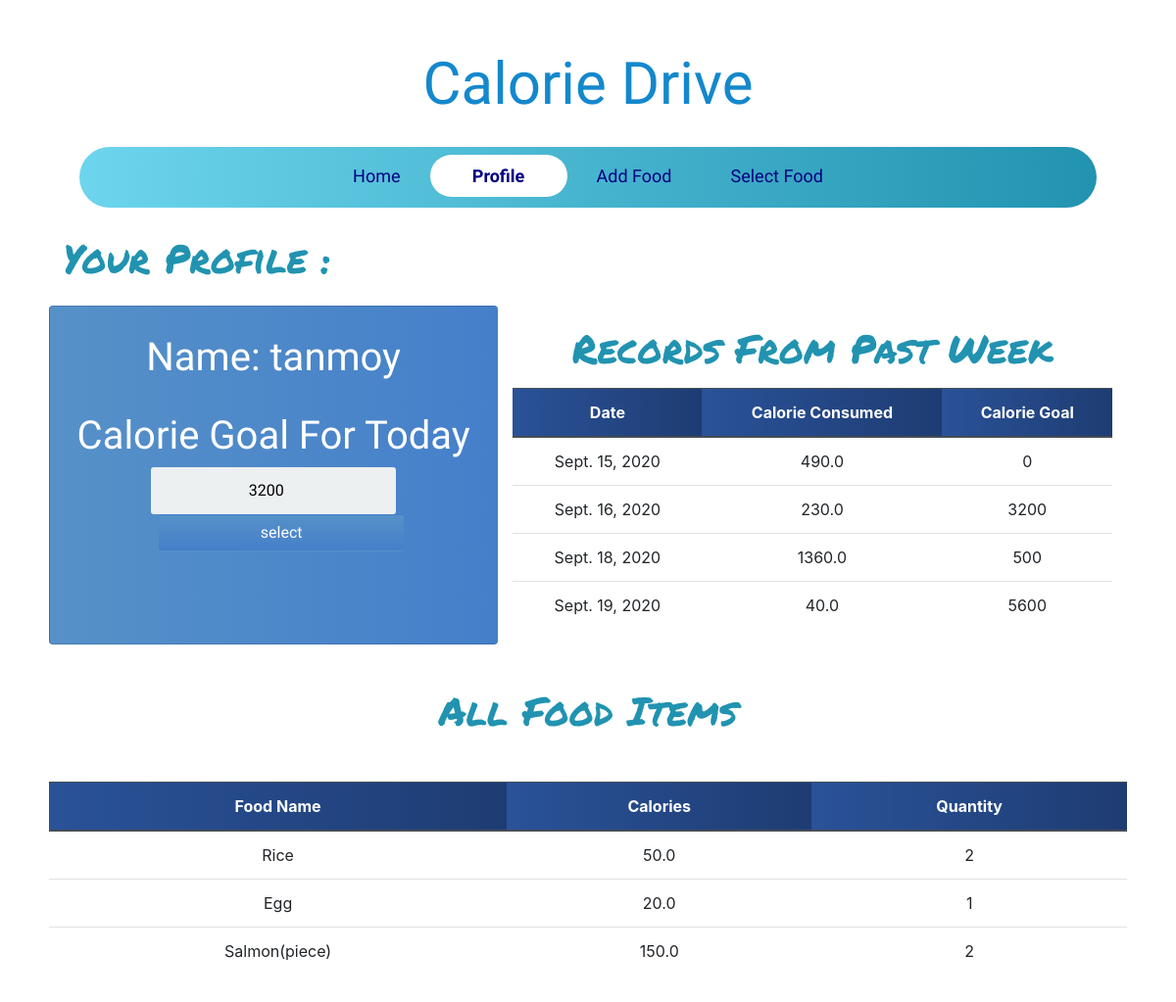
/profile/ (signed in), run on the app's committed database.
### calories/models.py (models this page shows, shortened)
class Profile(models.Model):
	person_of = models.ForeignKey(User,null=True,on_delete=models.CASCADE)
	calorie_count = models.FloatField(null=True,blank=True,default=0)
	food_selected = models.ForeignKey(Food,on_delete=models.CASCADE,null=True,blank=True)
	quantity = models.PositiveIntegerField(default=0)
	total_calorie = models.FloatField(default=0,null=True)
	date = models.DateField(auto_now_add = True)
	calorie_goal = models.PositiveIntegerField(default=0)
	food_selected_today = []

class Food(models.Model):
	name = models.CharField(max_length=200 ,null=False)
	quantity = models.PositiveIntegerField(null=False,default=0)
	calorie = models.FloatField(null=False,default=0)
	person_of = models.ForeignKey(User,null=True,on_delete=models.CASCADE)

### calories/views.py (the view)
# urls.py: path('profile/',ProfilePage,name='profile'),
@login_required
def ProfilePage(request):
	person = Profile.objects.filter(person_of=request.user).last()
	food_items = Food.objects.filter(person_of=request.user)
	form = ProfileForm(instance=person)
	if request.method == 'POST':
		form = ProfileForm(request.POST,instance=person)
		if form.is_valid():
			form.save()
			return redirect('profile')
	else:
		form = ProfileForm(instance=person)
	some_day_last_week = timezone.now().date() -timedelta(days=7)
	records=Profile.objects.filter(date__gte=some_day_last_week,date__lt=timezone.now().date(),person_of=request.user)
	print(records[1].calorie_goal)
	context = {'form':form,'food_items':food_items,'records':records}
	return render(request, 'profile.html',context)

### calories/forms.py
class ProfileForm(forms.ModelForm):
	class Meta:
		model = Profile
		fields = ('calorie_goal',)

### templates/profile.html (shortened to what this page needs)
{% extends 'base.html' %}
{% block content %}
<div class="container-fluid">
    <h1 class="headline">Your Profile :</h1>
        <div class="row mt-4 mb-4">
            <div class="col-lg-5 card card-body">
            <div class="app-title">
                <h1 class="text-center profile-text mt-2">Name: {{ request.user }} </h1>
            </div>
            <form method="POST" action="" class="login-form pt-4">
                {% for field in form %}
                <h1>Calorie Goal For Today</h1>
                {{ field }}
                {% endfor %}
                <input class="btn login_btn profile-submit ml-3" type="submit" value="select">
            </form>
        </div>
        <div class="col-lg-7">
        <h1 class="text-center headline pb-2">Records From Past Week</h1>
        <table class="table text-center">
            <thead class="thead-dark">
                <tr>
                    <th scope="col">Date</th>
                    <th scope="col">Calorie Consumed</th>
                    <th scope="col">Calorie Goal</th>
                </tr>
            </thead>
            <tbody>
                {% for record in records %}
                <tr>
                    <td>{{ record.date }}</td>
                    <td>{{ record.total_calorie }}</td>
                    <td>{{ record.calorie_goal }}</td>
                </tr>
                {% endfor %}
            </tbody>
        </table>
    </div>
     </div>
    <h1 class="text-center headline">All Food Items</h1>
     <div class="row mt-5">
      <table class="table text-center">
            <thead class="thead-dark">
                <tr>
                    <th scope="col">Food Name</th>
                    <th scope="col">Calories</th>
                    <th scope="col">Quantity</th>
                </tr>
            </thead>
            <tbody>
                {% for food in food_items %}
                <tr>
                    <td>{{ food.name }}</td>
                    <td>{{ food.calorie }}</td>
                    <td>{{ food.quantity }}</td>
                </tr>
                {% endfor %}
            </tbody>
        </table>
    </div>
</div>
{% endblock content %}

### static/css/base.css (style rules this page uses)
body { font-family: Arial; background-color: #3498DB; padding: 50px; }
.app-title { text-align: center; color: #777; }
.login-form { text-align: center; }
input { text-align: center; background-color: #ECF0F1; border: 2px solid transparent; border-radius: 3px; font-size: 16px; font-weight: 200; padding: 10px 0; width: 250px; transition: border .5s; }
.btn { background: #457fca; background: -webkit-linear-gradient(to right, #5691c8, #457fca); background: linear-gradient(to right, #5691c8, #457fca); color: white !important; font-size: 16px; line-height: 25px; padding: 10px 0; text-decoration: none; text-shadow: none; border-radius: 3px; box-shadow: none; transition: 0.25s; display: block; width: 250px; margin: 0 auto; }
.card { background: #457fca; background: -webkit-linear-gradient(to right, #5691c8, #457fca); background: linear-gradient(to right, #5691c8, #457fca); color:white; }
.card::before, .card::after { position: absolute; top: 0; right: 0; bottom: 0; left: 0; transform: scale3d(0, 0, 1); transition: transform .3s ease-out 0s; background: rgba(255, 255, 255, 0.1); content: ''; pointer-events: none; }
.card::before { transform-origin: left top; }
.card::after { transform-origin: right bottom; }
th { background: #1e3c72; background: -webkit-linear-gradient(to right, #2a5298, #1e3c72); background: linear-gradient(to right, #2a5298, #1e3c72); }
.card { font-family: 'Grandstander', cursive; font-family: 'Ubuntu', sans-serif; }
.headline { font-family: 'Permanent Marker', cursive; padding-top:20px; color: #2193b0; color: -webkit-linear-gradient(to right, #6dd5ed, #2193b0); color: linear-gradient(to right, #6dd5ed, #2193b0); }
.profile-text { color:white; font-family: 'Lobster', cursive; }
.table { background-color: white; color: #18AD7C; }
.profile-submit { background: #457fca; background: -webkit-linear-gradient(to bottom, #5691c8, #457fca); background: linear-gradient(to bottom, #5691c8, #457fca); }

### data on the page
Profile: form "3200"
Profile: date "Sept. 15, 2020", total_calorie "490.0", calorie_goal "0"
Profile: date "Sept. 16, 2020", total_calorie "230.0", calorie_goal "3200"
Profile: date "Sept. 18, 2020", total_calorie "1360.0", calorie_goal "500"
Profile: date "Sept. 19, 2020", total_calorie "40.0", calorie_goal "5600"
Food: name "Rice", calorie "50.0", quantity "2"
Food: name "Egg", calorie "20.0", quantity "1"
Food: name "Salmon(piece)", calorie "150.0", quantity "2"

### other printed values
{{ request.user }} "tanmoy"
